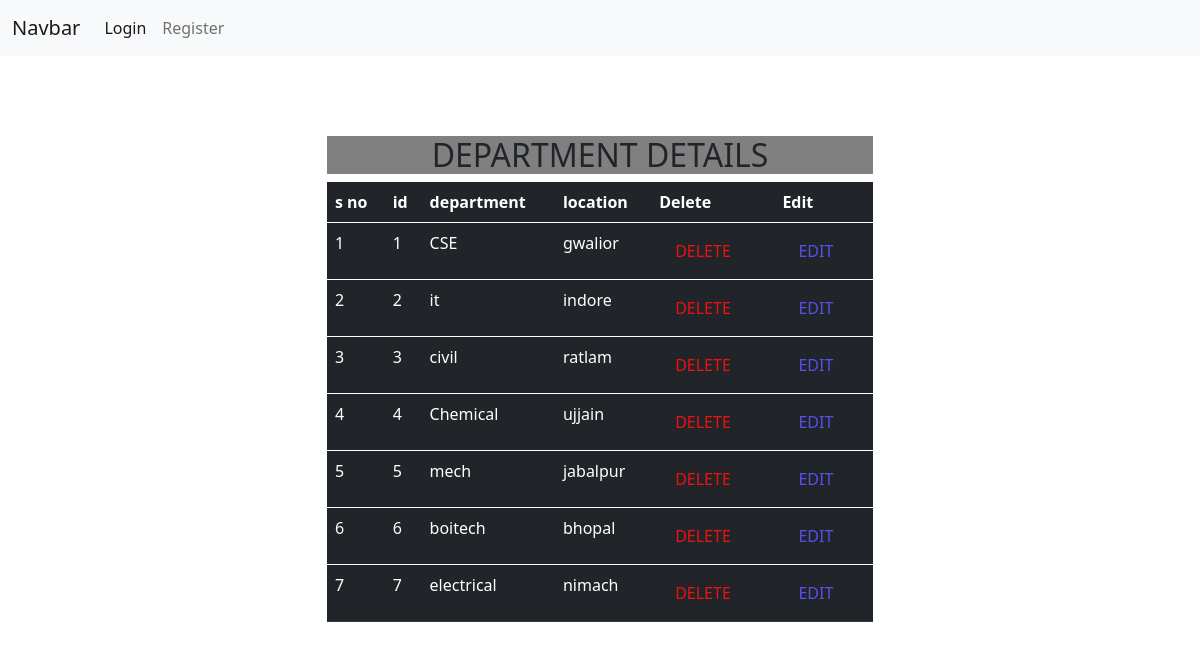
Page /ddetails/ on the committed database.
### employee/models.py (models this page shows, shortened)
class department(models.Model):
    name = models.CharField(max_length=100)
    location = models.CharField(max_length=100)

### employee/views.py (the view)
# urls.py: path('ddetails/',views.ddetails,name='ddetails'),
def ddetails(request):
    d = department.objects.all()
    return render(request,'showdata.html',{'data':d})

### employee/template/showdata.html
{% extends 'base.html' %} {% block content %}
<h2 class="text-center" style="background-color: gray;">DEPARTMENT DETAILS</h2>
<table class="table table-dark table-hover">
    <thead>
        <th>s no</th>
        <th>id</th>
        <th>department</th>
        <th>location</th>
        <th> Delete</th>
        <th>Edit</th>
    </thead>
    {% if data %}
    <div>
        {% for d in data %}
        <tbody>
            <td>{{ forloop.counter }}</td>
            <td>{{d.id}}</td>
            <td>{{d.name}}</td>
            <td>{{d.location}}</td>
            <td><a class="nav-link active" style="color: rgb(238, 17, 17);" aria-current="page" href="{% url 'ddelete' d.id %}">DELETE</a></td>
            <td><a class="nav-link active" style="color: rgb(89, 79, 233);" aria-current="page" href="{% url 'dedit' d.id %}">EDIT</a></td>
        </tbody>
        {% endfor %}
    </div>
    {% endif %}
</table>
{% endblock %}

### employee/template/base.html (shortened to what this page needs)
<!DOCTYPE html>
<html>
{% load static %}
<head>
    <link rel="stylesheet" href="/static/css/bootstrap.min.css">
    <link rel="stylesheet" href="/static/css/style.css">
</head>
<body>
    {% include 'navbar.html' %}
    <div class="container-fluid">
        <div class="container">
            <div class="row">
                <div class="col-3"></div>
                <div class="col-6">
                    {% block content %}{% endblock %}
                </div>
            </div>
        </div>
    </div>
</body>
</html

### employee/template/navbar.html (shortened to what this page needs)
<nav class="navbar navbar-expand-lg navbar-light bg-light">
    <div class="container-fluid">
        <a class="navbar-brand" href="{% url 'base' %}">Navbar</a>
        <div class="collapse navbar-collapse" id="navbarSupportedContent">
            {% if user.is_authenticated %}
            <ul class="navbar-nav me-auto mb-2 mb-lg-0">
                <li class="nav-item">
                    <a class="nav-link active" aria-current="page" href="{% url 'home' %}">Home</a>
                </li>
                <li class="nav-item">
                    <a class="nav-link" href="{% url 'logout' %}">Logout</a>
                </li>
                <li class="nav-item">
                    <a class="nav-link" href="{% url 'adddepartment' %}">DEPARTMENT</a>
                </li>
                <li class="nav-item">
                    <a class="nav-link" href="{% url 'addrole' %}">ROLE</a>
                </li>
                <li class="nav-item">
                    <a class="nav-link" href="{% url 'addemploye' %}">EMPLOYE</a>
                </li>
            </ul>
            <form class="d-flex">
                <input class="form-control me-2" type="search" placeholder="Search" aria-label="Search">
                <button class="btn btn-outline-success" type="submit">Search</button>
            </form>
            {% else %}
            <ul class="navbar-nav me-auto mb-2 mb-lg-0">
                <li class="nav-item">
                    <a class="nav-link active" aria-current="page" href="{% url 'login' %}">Login</a>
                </li>
                <li class="nav-item">
                    <a class="nav-link" href="{% url 'signup' %}">Register</a>
                </li>
            </ul>
            {% endif %}
        </div>
    </div>
</nav>

### employee/static/css/style.css (style rules this page uses)
.col-6 { margin-top: 5em; }

### rows in the picture
department: id "1", name "CSE", location "gwalior"
department: id "2", name "it", location "indore"
department: id "3", name "civil", location "ratlam"
department: id "4", name "Chemical", location "ujjain"
department: id "5", name "mech", location "jabalpur"
department: id "6", name "boitech", location "bhopal"
department: id "7", name "electrical", location "nimach"
